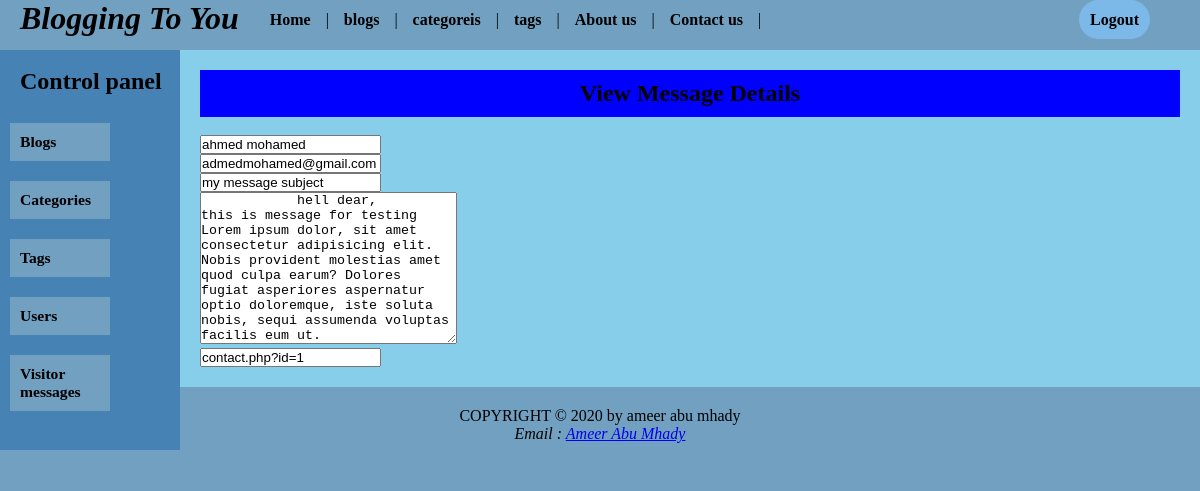
Page /blogging/admin/contact-details.php?id=1 (signed in) on the committed database.
### tables this page shows
CREATE TABLE IF NOT EXISTS `contacts` (
  `id` int(11) NOT NULL AUTO_INCREMENT,
  `name` varchar(255) NOT NULL,
  `email` varchar(255) NOT NULL,
  `subject` varchar(255) DEFAULT NULL,
  `message` longtext,
  PRIMARY KEY (`id`)
);

### blogging/admin/contact-details.php (the view, shortened to what this page needs)
<?php
include 'config.php';
include 'header.php';
include 'aside.php';
if($_GET){
    $id = htmlspecialchars($_GET['id']);
    $query = "select * from contacts where id = $id";
    $result = mysqli_query($conn, $query);
    if(mysqli_num_rows($result) > 0){
        $row = mysqli_fetch_assoc($result);
    }else{
        header("Location: error404.php");
    }
}
?>
<div class="main-content">
    <h2>View Message Details</h2>
    <br>
    <div>
        <form action="" method="post">
            <input type="text" name="name" placeholder="input your name" value="<?php if(isset($row['name'])) echo $row['name']; ?>">
            <br>
            <input type="email" name="email" placeholder="input your email" value="<?php if(isset($row['email'])) echo $row['email']; ?>">
            <br>
            <input type="text" name="subject" placeholder="input your subject" value="<?php if(isset($row['subject'])) echo $row['subject']; ?>">
            <br>
            <textarea name="mssg" id="" cols="30" rows="10" placeholder="input your message">
            <?php if(isset($row['message'])) echo $row['message']; ?>
            </textarea>
            <br>
            <input type="url" name="" value="<?php if(isset($row['id'])) echo 'contact.php?id='.$row['id']; ?>">
        </form>
    </div>
</div>
<?php
    include 'footer.php';
?>

### blogging/admin/css/adminStyle.css (style rules this page uses)
* { margin: 0; padding: 0; box-sizing: border-box; }
body { font-family: 'Times New Roman', Times, serif; background-color: #72A0C1; }
.main-content { width: 85%; background-color: #87CEEB; padding: 20px; float: right; }
.main-content h2 { text-align: center; background-color: blue; padding: 10px; }

### rows in the picture
contacts: name "ahmed mohamed", email "admedmohamed@gmail.com", subject "my message subject", mssg "hell dear, this is message for testing Lorem ipsum dolor, sit amet consectetur adipisicing elit. Nobis provident molestias amet quod culpa earum? Dolores fugiat asperiores aspernatur optio doloremque, iste soluta nobis, sequi assumenda voluptas facilis eum ut.", id "contact.php?id=1"
